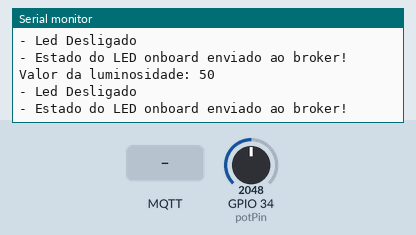
Recording of a sketch running on a simulated ESP32. Parts: the last lines printed to the serial monitor. Inputs (shaded band) come from the test bench; at power-on: GPIO 34 (potPin) = 2048. WiFi joins after 1.5 s; servers stay silent unless stated; no MQTT or app messages arrive unless stated.

Above: at 9.9 s.
10.0 s: MQTT message "1" arrives on the first subscribed topic
12.2 s: MQTT message "on" arrives on the first subscribed topic
14.2 s: MQTT message "off" arrives on the first subscribed topic
16.2 s: GPIO 34 (potPin) set to 2866
At 17.5 s:
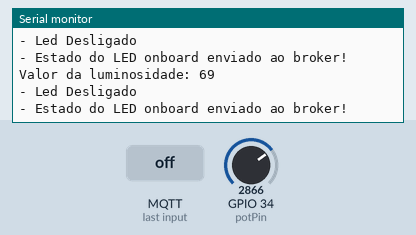
17.7 s: GPIO 34 (potPin) set to 3603
At 18.5 s:
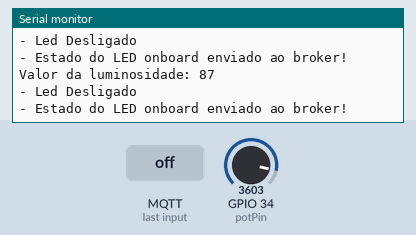
Timing chart, 0 to 20.2 s (numbered marks = the images above; inputs shaded):
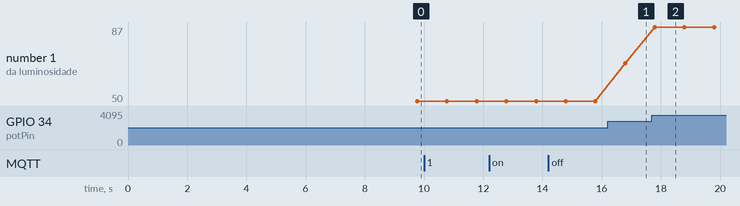

Measured:
- after the input at 16.2 s, the serial monitor: prints a new line after 0.59 s (image 1)
- after the input at 17.7 s, the serial monitor: prints a new line after 0.09 s (image 2)
- plotted number 1: 50 → 69 after the input at 16.2 s, 69 → 87 after the input at 17.7 s

The sketch:

codigo.ino
```cpp
/*
Autores adicionais nos comentários:
- Enzo Hort Ramos
- Rafael Augusto Carmona
- Eduardo Tolentino
*/

//Autor: Fábio Henrique Cabrini
//Resumo: Esse programa possibilita ligar e desligar o led onboard, além de mandar o status para o Broker MQTT possibilitando o Helix saber
//se o led está ligado ou desligado.
//Revisões:
//Rev1: 26-08-2023 Código portado para o ESP32 e para realizar a leitura de luminosidade e publicar o valor em um tópico apropriado do broker
//Autor Rev1: Lucas Demetrius Augusto
//Rev2: 28-08-2023 Ajustes para o funcionamento no FIWARE Descomplicado
//Autor Rev2: Fábio Henrique Cabrini
//Rev3: 1-11-2023 Refinamento do código e ajustes para o funcionamento no FIWARE Descomplicado
//Autor Rev3: Fábio Henrique Cabrini
//link da simulação wokwi: https://wokwi.com/projects/441203962116738049
//link do video no youtube do projeto: https://youtu.be/JP01_lkfRg8

#include <WiFi.h>           // Biblioteca para conexão Wi-Fi
#include <PubSubClient.h>   // Biblioteca para MQTT

// Configurações - variáveis editáveis
const char* default_SSID = "Wokwi-GUEST";         // Nome da rede Wi-Fi
const char* default_PASSWORD = "";                // Senha da rede Wi-Fi
const char* default_BROKER_MQTT = "20.116.216.196";// IP do Broker MQTT
const int default_BROKER_PORT = 1883;             // Porta do Broker MQTT
const char* default_TOPICO_SUBSCRIBE = "/TEF/lamp001/cmd";     // Tópico MQTT para escuta
const char* default_TOPICO_PUBLISH_1 = "/TEF/lamp001/attrs";   // Tópico para enviar status do LED
const char* default_TOPICO_PUBLISH_2 = "/TEF/lamp001/attrs/l"; // Tópico para enviar luminosidade
const char* default_ID_MQTT = "fiware_001";       // ID de identificação MQTT
const int default_D4 = 2;                         // Pino do LED onboard

// Prefixo do tópico (ajuda a padronizar as mensagens)
const char* topicPrefix = "lamp001";

// Variáveis para configurações (podem ser alteradas em tempo de execução se necessário)
char* SSID = const_cast<char*>(default_SSID);
char* PASSWORD = const_cast<char*>(default_PASSWORD);
char* BROKER_MQTT = const_cast<char*>(default_BROKER_MQTT);
int BROKER_PORT = default_BROKER_PORT;
char* TOPICO_SUBSCRIBE = const_cast<char*>(default_TOPICO_SUBSCRIBE);
char* TOPICO_PUBLISH_1 = const_cast<char*>(default_TOPICO_PUBLISH_1);
char* TOPICO_PUBLISH_2 = const_cast<char*>(default_TOPICO_PUBLISH_2);
char* ID_MQTT = const_cast<char*>(default_ID_MQTT);
int D4 = default_D4;

// Objetos necessários para comunicação
WiFiClient espClient;
PubSubClient MQTT(espClient);

// Variável que guarda o estado atual do LED
char EstadoSaida = '0';

// Função para inicializar o Serial Monitor
void initSerial() {
    Serial.begin(115200);
}

// Função para conectar no Wi-Fi
void initWiFi() {
    delay(10);
    Serial.println("------Conexao WI-FI------");
    Serial.print("Conectando-se na rede: ");
    Serial.println(SSID);
    Serial.println("Aguarde");
    reconectWiFi(); // Tenta reconectar caso não esteja conectado
}

// Função para configurar o cliente MQTT
void initMQTT() {
    MQTT.setServer(BROKER_MQTT, BROKER_PORT);   // Define broker e porta
    MQTT.setCallback(mqtt_callback);            // Define a função de callback para receber mensagens
}

// Setup inicial do ESP32
void setup() {
    InitOutput();   // Inicializa LED com efeito de "pisca"
    initSerial();   // Inicia comunicação serial
    initWiFi();     // Conecta ao Wi-Fi
    initMQTT();     // Configura conexão MQTT
    delay(5000);
    MQTT.publish(TOPICO_PUBLISH_1, "s|on"); // Envia status inicial ao broker
}

// Loop principal
void loop() {
    VerificaConexoesWiFIEMQTT(); // Mantém conexões ativas
    EnviaEstadoOutputMQTT();     // Envia status do LED
    handleLuminosity();          // Lê luminosidade e envia ao broker
    MQTT.loop();                 // Mantém o cliente MQTT ativo
}

// Reconexão Wi-Fi se necessário
void reconectWiFi() {
    if (WiFi.status() == WL_CONNECTED)
        return;
    WiFi.begin(SSID, PASSWORD);
    while (WiFi.status() != WL_CONNECTED) {
        delay(100);
        Serial.print(".");
    }
    Serial.println();
    Serial.println("Conectado com sucesso na rede ");
    Serial.print(SSID);
    Serial.println("IP obtido: ");
    Serial.println(WiFi.localIP());

    // Garante que o LED inicie desligado
    digitalWrite(D4, LOW);
}

// Função callback: executa quando uma mensagem chega via MQTT
void mqtt_callback(char* topic, byte* payload, unsigned int length) {
    String msg;
    for (int i = 0; i < length; i++) {
        char c = (char)payload[i];
        msg += c;
    }
    Serial.print("- Mensagem recebida: ");
    Serial.println(msg);

    // Monta padrões de mensagens esperadas
    String onTopic = String(topicPrefix) + "@on|";
    String offTopic = String(topicPrefix) + "@off|";

    // Liga LED
    if (msg.equals(onTopic)) {
        digitalWrite(D4, HIGH);
        EstadoSaida = '1';
    }

    // Desliga LED
    if (msg.equals(offTopic)) {
        digitalWrite(D4, LOW);
        EstadoSaida = '0';
    }
}

// Verifica e mantém conexões Wi-Fi e MQTT
void VerificaConexoesWiFIEMQTT() {
    if (!MQTT.connected())
        reconnectMQTT();
    reconectWiFi();
}

// Publica no broker o estado atual do LED
void EnviaEstadoOutputMQTT() {
    if (EstadoSaida == '1') {
        MQTT.publish(TOPICO_PUBLISH_1, "s|on");
        Serial.println("- Led Ligado");
    }

    if (EstadoSaida == '0') {
        MQTT.publish(TOPICO_PUBLISH_1, "s|off");
        Serial.println("- Led Desligado");
    }
    Serial.println("- Estado do LED onboard enviado ao broker!");
    delay(1000);
}

// Inicializa o LED com pisca para indicar inicialização
void InitOutput() {
    pinMode(D4, OUTPUT);
    digitalWrite(D4, HIGH);
    boolean toggle = false;

    for (int i = 0; i <= 10; i++) {
        toggle = !toggle;
        digitalWrite(D4, toggle);
        delay(200);
    }
}

// Tenta reconectar ao broker MQTT caso desconecte
void reconnectMQTT() {
    while (!MQTT.connected()) {
        Serial.print("* Tentando se conectar ao Broker MQTT: ");
        Serial.println(BROKER_MQTT);
        if (MQTT.connect(ID_MQTT)) {
            Serial.println("Conectado com sucesso ao broker MQTT!");
            MQTT.subscribe(TOPICO_SUBSCRIBE); // Se conecta ao tópico
        } else {
            Serial.println("Falha ao reconectar no broker.");
            Serial.println("Haverá nova tentativa de conexão em 2s");
            delay(2000);
        }
    }
}

// Lê luminosidade pelo pino analógico e publica no broker
void handleLuminosity() {
    const int potPin = 34; // Pino analógico para leitura do sensor
    int sensorValue = analogRead(potPin);
    int luminosity = map(sensorValue, 0, 4095, 0, 100); // Normaliza para 0–100%
    String mensagem = String(luminosity);
    Serial.print("Valor da luminosidade: ");
    Serial.println(mensagem.c_str());
    MQTT.publish(TOPICO_PUBLISH_2, mensagem.c_str()); // Publica valor
}
```
